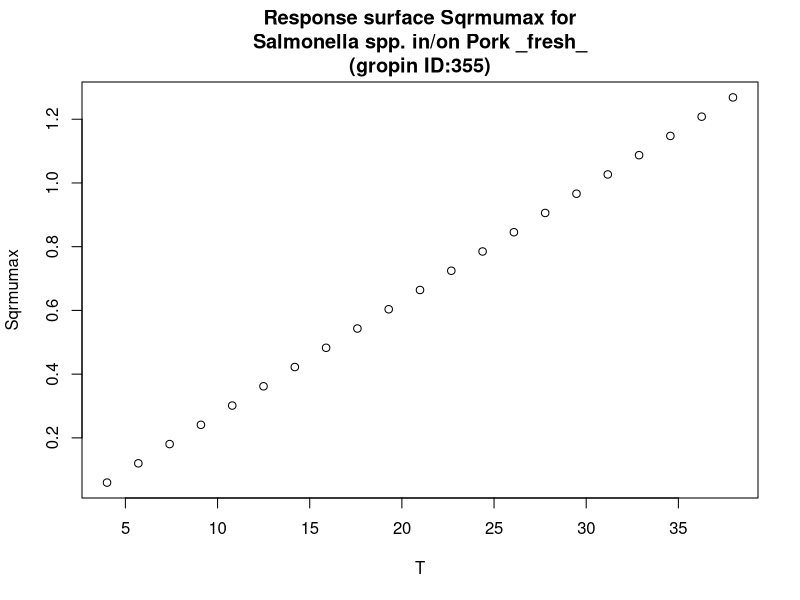

Reproduce this figure in R.
#############################
# start of Parameter script
#############################
T <- seq(4.004,37.962037962038,length.out=21)
#############################
# end of Parameter script
#############################
############################# 
# start of Model script Gropin ID 355 
#############################
 
# constant coefficients for this model
 
variables <- data.frame(T)
argumentsPar <- expand.grid(variables)
 
# heart of the model
response_surface <- function(T) {
   mumax <-0.0356*(T-2.33)

return(mumax=mumax)
} 

# output parameters
responseSurface <- cbind(argumentsPar,response_surface(argumentsPar['T']))
colnames(responseSurface) <- c(colnames(argumentsPar),'Sqrmumax')
#############################
# End of Model script
#############################
############################# 
# start of Visualisation script Gropin ID 355 
#############################
plot(T,responseSurface$'Sqrmumax',xlab='T',
                          ylab='Sqrmumax',main='Response surface Sqrmumax for
Salmonella spp. in/on Pork _fresh_
(gropin ID:355)')
#############################
# End of Visualisation script
#############################
